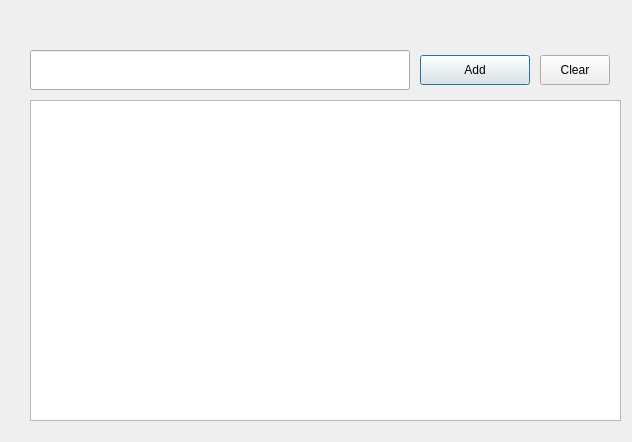
<?xml version="1.0" encoding="UTF-8"?>
<ui version="4.0">
 <class>Dialog</class>
 <widget class="QDialog" name="Dialog">
  <property name="geometry">
   <rect>
    <x>0</x>
    <y>0</y>
    <width>632</width>
    <height>442</height>
   </rect>
  </property>
  <property name="windowTitle">
   <string>Dialog</string>
  </property>
  <widget class="QTextBrowser" name="textBrowser">
   <property name="geometry">
    <rect>
     <x>30</x>
     <y>100</y>
     <width>591</width>
     <height>321</height>
    </rect>
   </property>
  </widget>
  <widget class="QLineEdit" name="lineEdit">
   <property name="geometry">
    <rect>
     <x>30</x>
     <y>50</y>
     <width>380</width>
     <height>40</height>
    </rect>
   </property>
  </widget>
  <widget class="QPushButton" name="pushButton">
   <property name="geometry">
    <rect>
     <x>420</x>
     <y>55</y>
     <width>110</width>
     <height>30</height>
    </rect>
   </property>
   <property name="text">
    <string>Add</string>
   </property>
  </widget>
  <widget class="QPushButton" name="pushButton_2">
   <property name="geometry">
    <rect>
     <x>540</x>
     <y>55</y>
     <width>70</width>
     <height>30</height>
    </rect>
   </property>
   <property name="text">
    <string>Clear</string>
   </property>
  </widget>
 </widget>
 <resources/>
 <connections/>
</ui>
